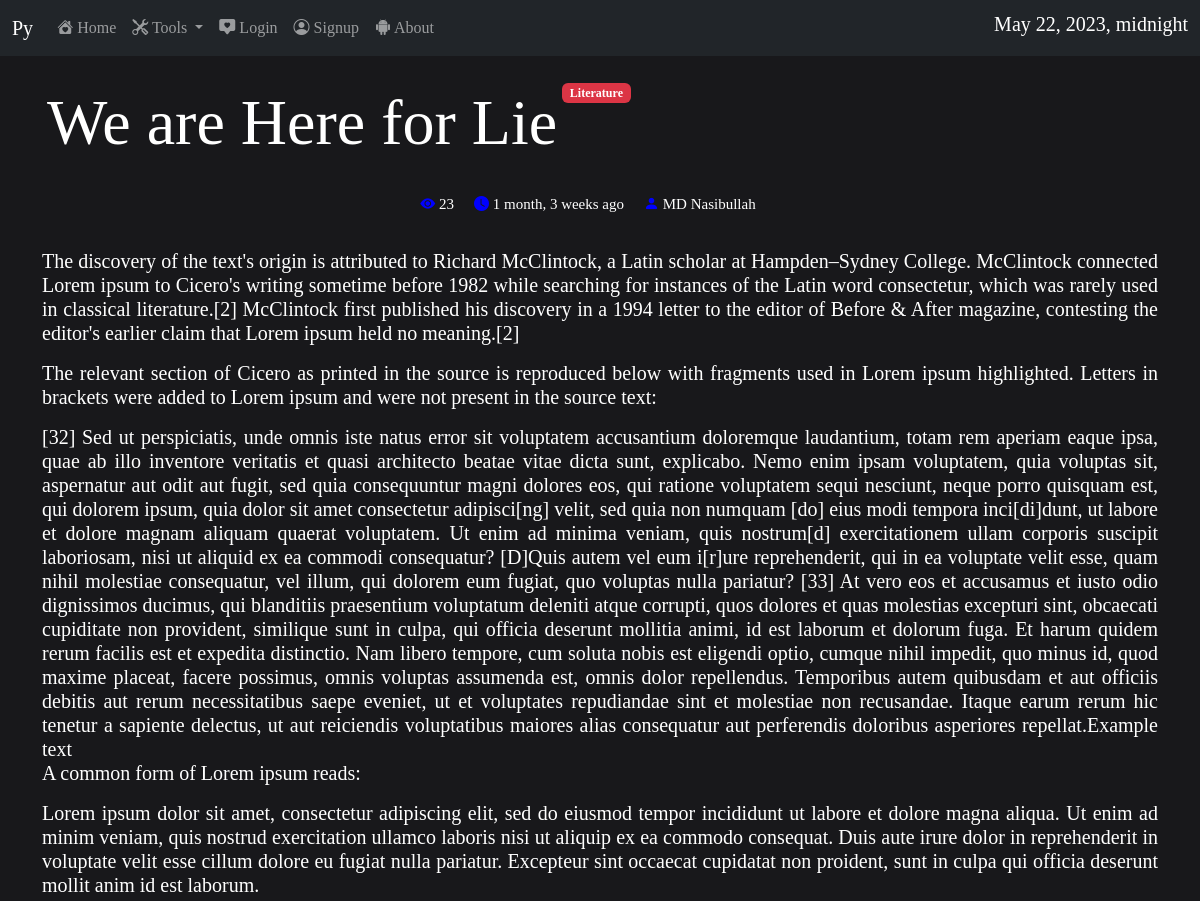
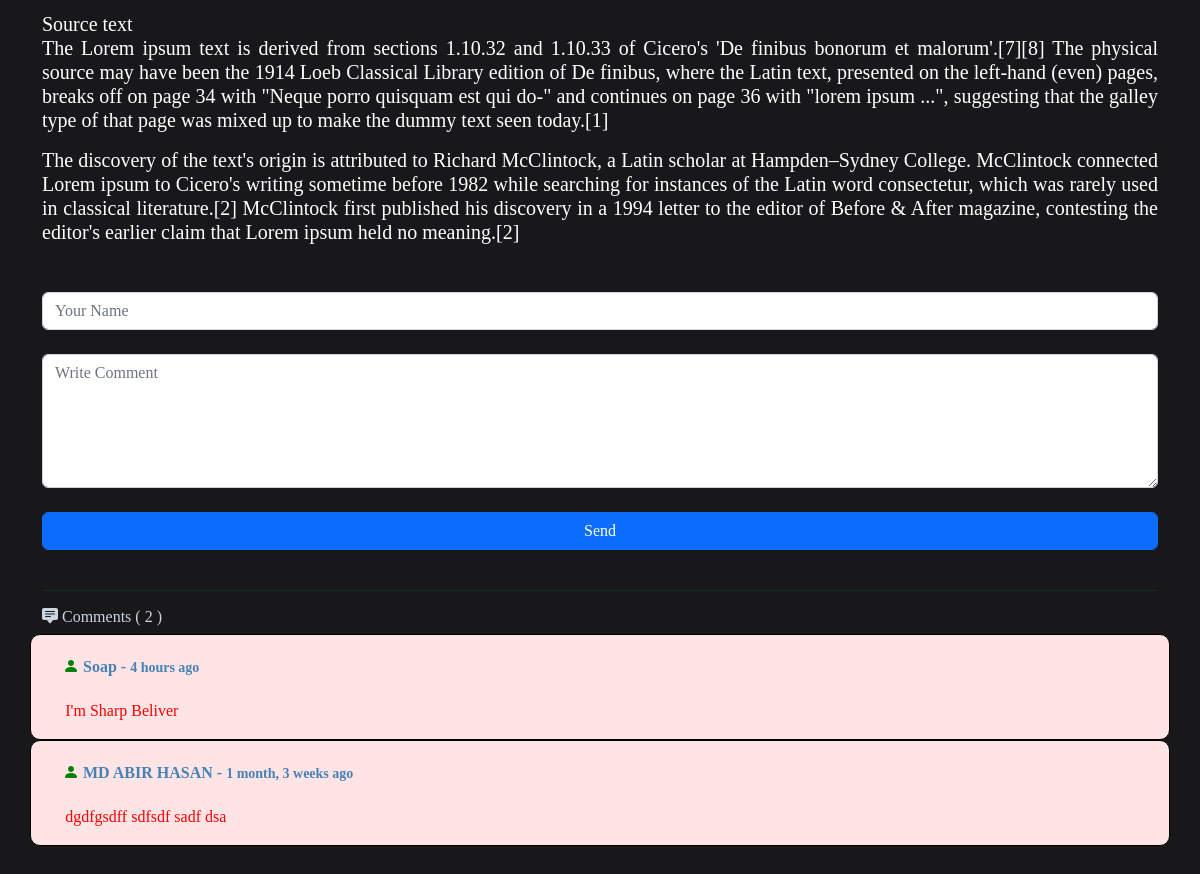
Screenshot of /post/7/ with the database file from the repository (2 pictures, top to bottom).
### kobita/models.py (models this page shows, shortened)
class Post(models.Model):
    title = models.CharField(max_length=100)
    operator = models.CharField(max_length=100)
    tag = models.CharField(max_length=100)
    view = models.IntegerField(default=0)
    detail = models.TextField(max_length=100000)
    created_at = models.DateTimeField(datetime.datetime.now())

class Comment(models.Model):
    name = models.CharField(max_length=100)
    body = models.TextField(max_length=1000)
    post_comment = models.ForeignKey(Post,on_delete=models.CASCADE,related_name='comments')
    created_at = models.DateTimeField(datetime.datetime.now())

### kishor/views.py (the view)
# urls.py: path('post/<int:pk>/',view_page,name="Post"),
def view_page(request,pk):
    post = Post.objects.all().get(id=pk)
    comment = Comment.objects.all().filter(post_comment_id=post.id).order_by('-id')
    my_date = datetime.datetime.now()
    post.view += 1
    post.save()
    if request.method=='POST':
        comment_take = Comment(request.POST)
        name = request.POST['name']
        body = request.POST['body']
        date = datetime.datetime.now()
        post_id = request.POST['post_id']
        object = Comment(name=name,body=body,post_comment_id=post_id,created_at=date)
        object.save()
        messages.success(request,"Comment Successfull")
        return redirect('/post/'+str(post_id)+'/')
    else:
        comment_take = Comment()
    context ={
        'post':post,
        'comment':comment,
        'my_date': my_date
    }
    return render(request,'view.html',context)

### templates/view.html (shortened to what this page needs)
{% extends 'index.html' %}
{% load static %}
{% load humanize %}
{% block body %}
<div class="row">
    <div class="d-flex justify-content-start">
        <div>
            <p class="display-3">{{post.title}}</p>
        </div>
        <div>
            <span class="badge text-bg-danger">{{post.tag}}</span>
        </div>
    </div>
    <div class="row">
        <div class="d-flex justify-content-center">
            <div class="eye">
                <i class="bi bi-eye-fill"> </i> {{post.view}}
            </div>
            <div class="time">
                <i class="bi bi-clock-fill"></i> {{post.created_at|naturaltime}}
            </div>
            <div class="person">
                <i class="bi bi-person-fill"></i> {{post.operator}}
            </div>
        </div>
    </div>
</div>
<span style="padding:10px;"></span>
<div class="row">
    <h5 style="color:white;text-align:justify;">{{post.detail|linebreaks}}</h5>
</div>
<br>
<div class="row">
        <form method="post">
            <input type="text" class="form-control" name="name" placeholder="Your Name" required><br>
            <textarea rows="5" name="body" placeholder="Write Comment" class="form-control" required></textarea><br>
            <input type="submit" class="form-control btn btn-primary" value="Send">
        </form>
</div>
<br>
<hr style="color:green;">
<div class="row">
    <br>
    <h6 style="color:#cbd5e1;"><i class="bi bi-chat-square-text-fill"></i> Comments ( {{comment.count}} )</h6>
    {% for c in comment %}
    <div class="cmbox">
        <div class="cdat">
           <strong style="color:steelblue"><i style="color:green;" class="bi bi-person-fill"></i> {{c.name}} - <small> {{c.created_at|naturaltime}}</small></strong>
        </div>
        <div class="body">
            <h7 style="color:red;">{{c.body|linebreaks}}</h7>
        </div>
    </div>
    {% endfor %}
</div>
<br><br>
{% endblock body %}

### templates/index.html (style rules this page uses)
* { margin: 0px; padding: 0px; }
body { background: #18181b; font-family: serif; }

### templates/view.html (style rules this page uses)
.display-3 { color:white; padding:5px; }
.eye,.time,.person { padding:10px; color:white; font-size:15px; }
.eye i { color:blue; }
.time i { color:blue; }
.person i { color:blue; }
.cdat { padding:20px; }
.cmbox { border:1px solid black; background: #ffe4e6; border-radius: 10px; }
.body { margin-left:2%; }

### rows the page displays
Post: title "We are Here for Lie", tag "Literature", view "23", created_at "1 month, 3 weeks ago", operator "MD Nasibullah", detail "The discovery of the text's origin is attributed to Richard McClintock, a Latin scholar at Hampden–Sydney College. McClintock connected Lorem ipsum to Cicero's writing sometime before 1982 while searching for instances of the Latin word consectetur, which was rarely used in classical literature.[2] McClintock first published his discovery in a 1994 letter to the editor of Before & After magazine, contesting the editor's earlier claim that Lorem ipsum held no meaning.[2] The relevant section of Cicero as printed in the source is reproduced below with fragments used in Lorem ipsum highlighted. Letters in brackets were added to Lorem ipsum and were not present in the source text: [32] Sed ut…"
Comment: name "Soap", created_at "4 hours ago", body "I'm Sharp Beliver"
Comment: name "MD ABIR HASAN", created_at "1 month, 3 weeks ago", body "dgdfgsdff sdfsdf sadf dsa"

### other values shown
{{ comment.count }} "2"
